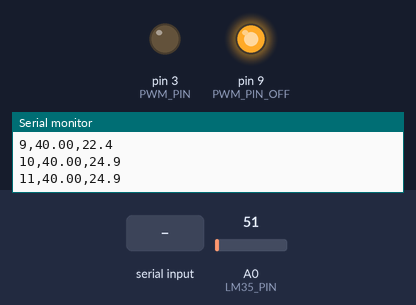
Bench run of a sketch on a simulated Arduino Mega 2560, built with avr-gcc and run on an emulated ATmega2560. On the bench: output pins drawn as LEDs (lit = HIGH), the last lines printed to the serial monitor. The test bench sets the inputs (shaded band); at power-on: A0 (LM35_PIN) = 51.

Above: at 1.2 s.
1.3 s: A0 (LM35_PIN) set to 73
3.4 s: A0 (LM35_PIN) set to 90
At 4.5 s:
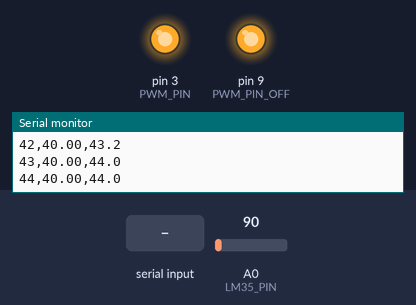
5.4 s: A0 (LM35_PIN) set to 71
At 7.0 s:
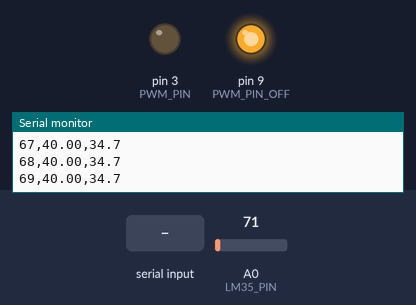
7.3 s: "200\n" received over Serial
At 8.3 s:
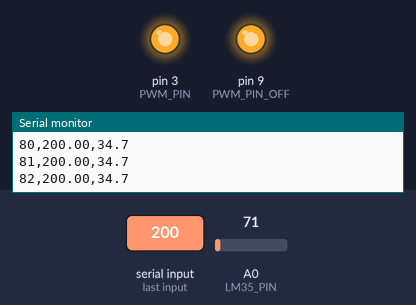
8.9 s: "90,45\n" received over Serial
At 9.5 s:
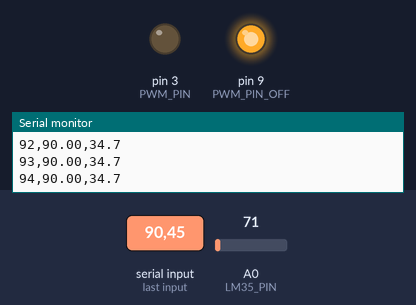
10.4 s: "30,150\n" received over Serial
At 10.7 s:
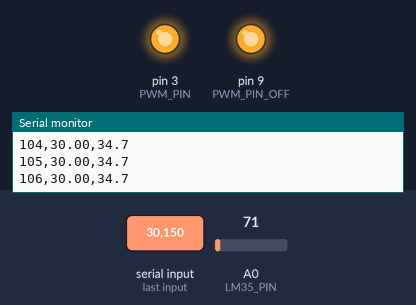
Timing chart, 0 to 12.9 s (numbered marks = the images above; inputs shaded):
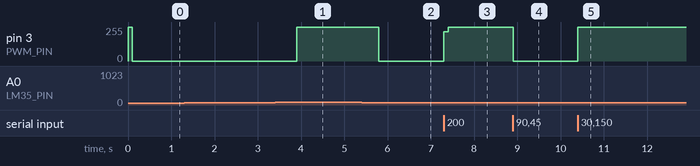

The sketch:

CONTROLE_ATIVO.ino
```cpp
/*
 * Medição de temperatura com LM35 + Controle PWM
 * Arduino Mega 2560
 * Taxa de amostragem: 100ms
 * Conexão: LM35 VCC -> 5V, OUT -> A0, GND -> GND
 */


// =====================================================
// ================= PROJETO DE CONTROLE ===============
// =====================================================

const float ganho_xk = -4771;
const float ganhi_xk1 = 4383;
const float ganho_u = 1;
const float ganho_uk1 = 0.9916;

long x_anterior = 0; // erro anterior
long entrada_anterior = 0;

float SETPOINT = 40.0;   // Temperatura alvo em °C
double x;
double u;

// =====================================================
// ======================= END =========================
// =====================================================


// ========== CONFIGURAÇÕES ==========
const int PWM_PIN = 3;             // Pino para saída PWM (0-255)
const int PWM_PIN_OFF = 9;
int pwmValue = 255;                  // Valor atual do PWM

const int LM35_PIN = A0;           // Pino analógico para LM35
const float VREF = 5.0;            // Tensão de referência do Arduino (5V)
const int ADC_RESOLUTION = 1023;   // Resolução ADC 10 bits (0-1023)
const int SAMPLE_RATE_MS = 100;    // Taxa de amostragem de 100ms

// ========== FILTRO DE MÉDIA MÓVEL ==========
const int NUM_SAMPLES = 10;        // Número de amostras para filtro
float samples[NUM_SAMPLES];        // Array para armazenar amostras
int sampleIndex = 0;               // Índice atual no array

// ========== VARIÁVEIS DE TEMPO ==========
unsigned long previousMillis = 0;  // Armazena último tempo de leitura
unsigned long startTime = 0;       // Tempo de início
unsigned long sampleCount = 0;

// ========== SETUP ==========
void setup() {
  Serial.begin(115200);
  while (!Serial) {
    ;
  }

  startTime = millis();

  // Configuração do pino analógico
  pinMode(LM35_PIN, INPUT);

  // Configura referência analógica para padrão (5V)
  analogReference(DEFAULT);

  pinMode(PWM_PIN, OUTPUT);
  pinMode(PWM_PIN_OFF, OUTPUT);
  analogWrite(PWM_PIN_OFF, 255);
  analogWrite(PWM_PIN, pwmValue);

  // Inicializa array de amostras
  for (int i = 0; i < NUM_SAMPLES; i++) {
    samples[i] = 0.0;
  }
}

// ========== LOOP PRINCIPAL ==========
void loop() {
  unsigned long currentMillis = millis();

  if (currentMillis - previousMillis >= SAMPLE_RATE_MS) {
    previousMillis = currentMillis;

    // 1. Ler temperatura
    float rawTemperature = readTemperatureLM35();
    float filteredTemperature = movingAverageFilter(rawTemperature);

    /*
    const float ganho_xk = -4771;
    const float ganhi_xk1 = 4383;
    const float ganho_u = 1;
    const float ganho_uk1 = 0.9916;
    */

    // 2. Calcular erro (entrada do sistema)
    x = (SETPOINT - filteredTemperature);
    x_anterior = x; // erro anterior
    u = ((ganho_xk)*x+(ganhi_xk1)*x_anterior+(ganho_uk1)*entrada_anterior) + 127;


    // 6. Converter saída para PWM
    pwmValue = constrain((int)u, 0, 255);
    analogWrite(PWM_PIN, pwmValue);

    entrada_anterior = pwmValue;

    // 7. Exibir resultados
    displayTemperature(rawTemperature, filteredTemperature);
  }

  // Verifica entrada serial para PWM
  checkSerialForPWM();
}

// ========== FUNÇÃO PARA LER TEMPERATURA ==========
float readTemperatureLM35() {
  // Realiza várias leituras para média
  int totalReadings = 0;
  float sum = 0.0;

  for (int i = 0; i < 5; i++) {
    int adcValue = analogRead(LM35_PIN);

    // Verifica leituras inválidas
    if (adcValue < 0 || adcValue > 1023) {
      continue;
    }

    // Converte para tensão
    float voltage = (adcValue * VREF) / ADC_RESOLUTION;

    // LM35: 10mV por °C, então °C = tensão * 100
    float temperature = voltage * 100.0;

    sum += temperature;
    totalReadings++;

  }

  // Retorna média ou 0 se não houver leituras válidas
  return (totalReadings > 0) ? (sum / totalReadings) : 0.0;
}

// ========== FILTRO DE MÉDIA MÓVEL ==========
float movingAverageFilter(float newSample) {
  // Adiciona nova amostra ao array
  samples[sampleIndex] = newSample;

  // Atualiza índice circular
  sampleIndex = (sampleIndex + 1) % NUM_SAMPLES;

  // Calcula média das amostras
  float sum = 0.0;
  int validSamples = 0;

  for (int i = 0; i < NUM_SAMPLES; i++) {
    if (samples[i] > -50 && samples[i] < 150) {  // Filtro de valores plausíveis
      sum += samples[i];
      validSamples++;
    }
  }

  // Retorna média ou nova amostra se não houver amostras válidas
  return (validSamples > 0) ? (sum / validSamples) : newSample;
}

// ========== EXIBIÇÃO DOS RESULTADOS ==========
void displayTemperature(float rawTemp, float filteredTemp) {

  sampleCount++;

  // Calcula tempo decorrido
  float elapsedTime = (millis() - startTime) / 1000.0;

  // Formata saída
  //Serial.print("Amostra #");
  Serial.print(sampleCount);
  Serial.print(",");
  //Serial.print(" | PWM: ");
  //Serial.print(pwmValue);
  //Serial.print(",");
  //Serial.print(" | Temp Bruta: ");
  //Serial.print(rawTemp, 1);
  //Serial.print(",");
  //Serial.print("°C | Temp Filtrada: ");
  //Serial.print(x);
  //Serial.print(",");
  Serial.print(SETPOINT);
  Serial.print(",");
  Serial.println(filteredTemp, 1);
  //Serial.print(",");
  //Serial.print("°C | Tempo: ");
  //Serial.println(elapsedTime, 1);
  //Serial.println("s");
}

// ========== CONTROLE PWM VIA SERIAL ==========
void checkSerialForPWM() {
  if (Serial.available() > 0) {
    String input = Serial.readStringUntil('\n');
    input.trim();

    // Tenta converter para número
    int novoValor = input.toInt();

    // Verifica se é um número válido (0-255)
    if (input.length() > 0 && novoValor >= 0 && novoValor <= 255) {
      SETPOINT = novoValor;
    }
  }
}
```

Measured:
- the behaviour switches between 81 and 82 on A0 (LM35_PIN) (found by bisection; images 0 and 1)
- after the input at 3.4 s, pin 3 (PWM_PIN): 0/255 → 255/255 after 0.50 s
- after the input at 5.4 s, pin 3 (PWM_PIN): 255/255 → 0/255 after 0.40 s
- after the input at 7.3 s, pin 3 (PWM_PIN): 0/255 → 221/255 at once, → 255/255 0.10 s later
- after the input at 8.9 s, pin 3 (PWM_PIN): 255/255 → 0/255 at once
- after the input at 10.4 s, pin 3 (PWM_PIN): 0/255 → 255/255 at once
